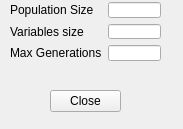
<?xml version="1.0" encoding="UTF-8"?>
<ui version="4.0">
 <class>Form</class>
 <widget class="QWidget" name="Form">
  <property name="geometry">
   <rect>
    <x>0</x>
    <y>0</y>
    <width>183</width>
    <height>129</height>
   </rect>
  </property>
  <property name="windowTitle">
   <string>Configuration</string>
  </property>
  <widget class="QFrame" name="formFrame">
   <property name="geometry">
    <rect>
     <x>0</x>
     <y>0</y>
     <width>171</width>
     <height>81</height>
    </rect>
   </property>
   <layout class="QFormLayout" name="formLayout">
    <property name="fieldGrowthPolicy">
     <enum>QFormLayout::AllNonFixedFieldsGrow</enum>
    </property>
    <property name="leftMargin">
     <number>10</number>
    </property>
    <property name="topMargin">
     <number>2</number>
    </property>
    <property name="rightMargin">
     <number>10</number>
    </property>
    <property name="bottomMargin">
     <number>20</number>
    </property>
    <item row="0" column="0">
     <widget class="QLabel" name="populationSizeLabel">
      <property name="text">
       <string>Population Size</string>
      </property>
     </widget>
    </item>
    <item row="0" column="1">
     <widget class="QLineEdit" name="populationSizeLineEdit"/>
    </item>
    <item row="1" column="0">
     <widget class="QLabel" name="variablesSizeLabel">
      <property name="text">
       <string>Variables size</string>
      </property>
     </widget>
    </item>
    <item row="1" column="1">
     <widget class="QLineEdit" name="variablesSizeLineEdit"/>
    </item>
    <item row="2" column="0">
     <widget class="QLabel" name="maxGenerationsLabel">
      <property name="text">
       <string>Max Generations</string>
      </property>
     </widget>
    </item>
    <item row="2" column="1">
     <widget class="QLineEdit" name="maxGenerationsLineEdit"/>
    </item>
   </layout>
  </widget>
  <widget class="QDialogButtonBox" name="buttonBox">
   <property name="geometry">
    <rect>
     <x>50</x>
     <y>90</y>
     <width>71</width>
     <height>23</height>
    </rect>
   </property>
   <property name="standardButtons">
    <set>QDialogButtonBox::Close</set>
   </property>
  </widget>
 </widget>
 <resources/>
 <connections/>
</ui>
